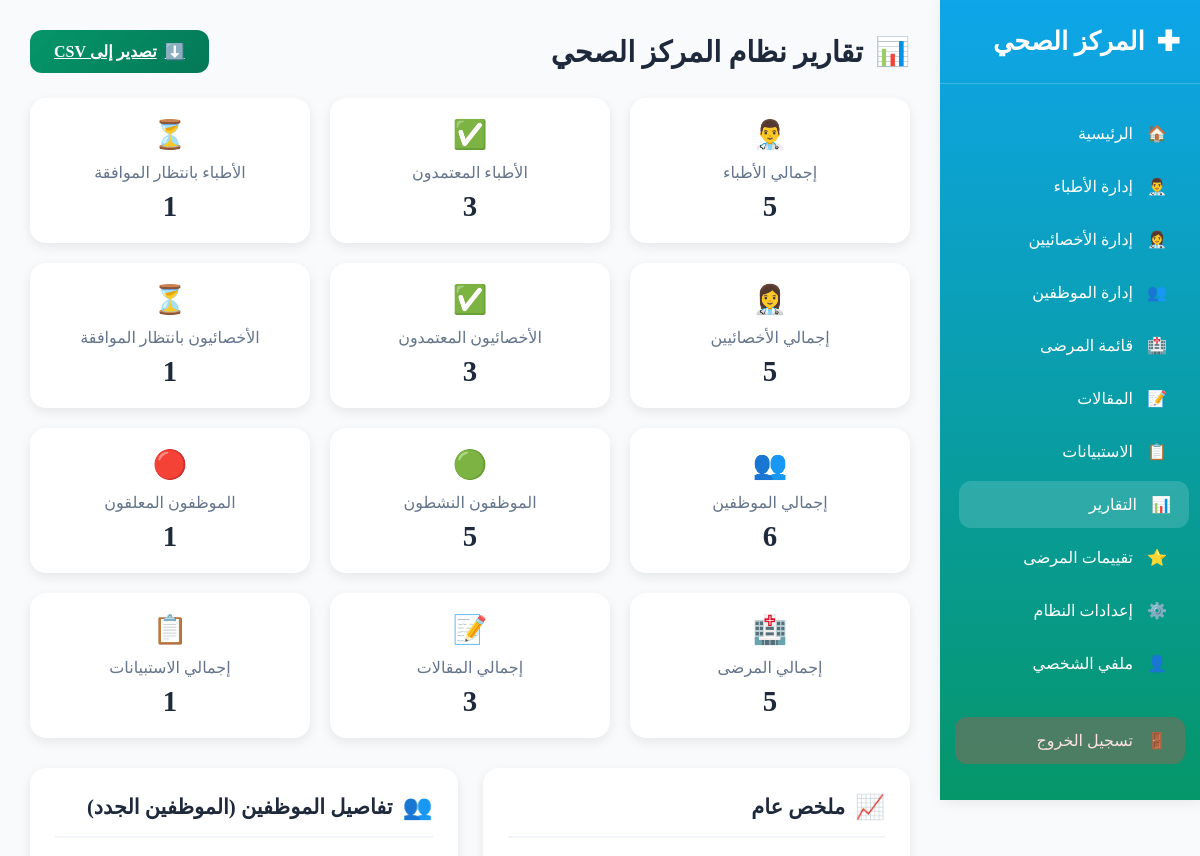
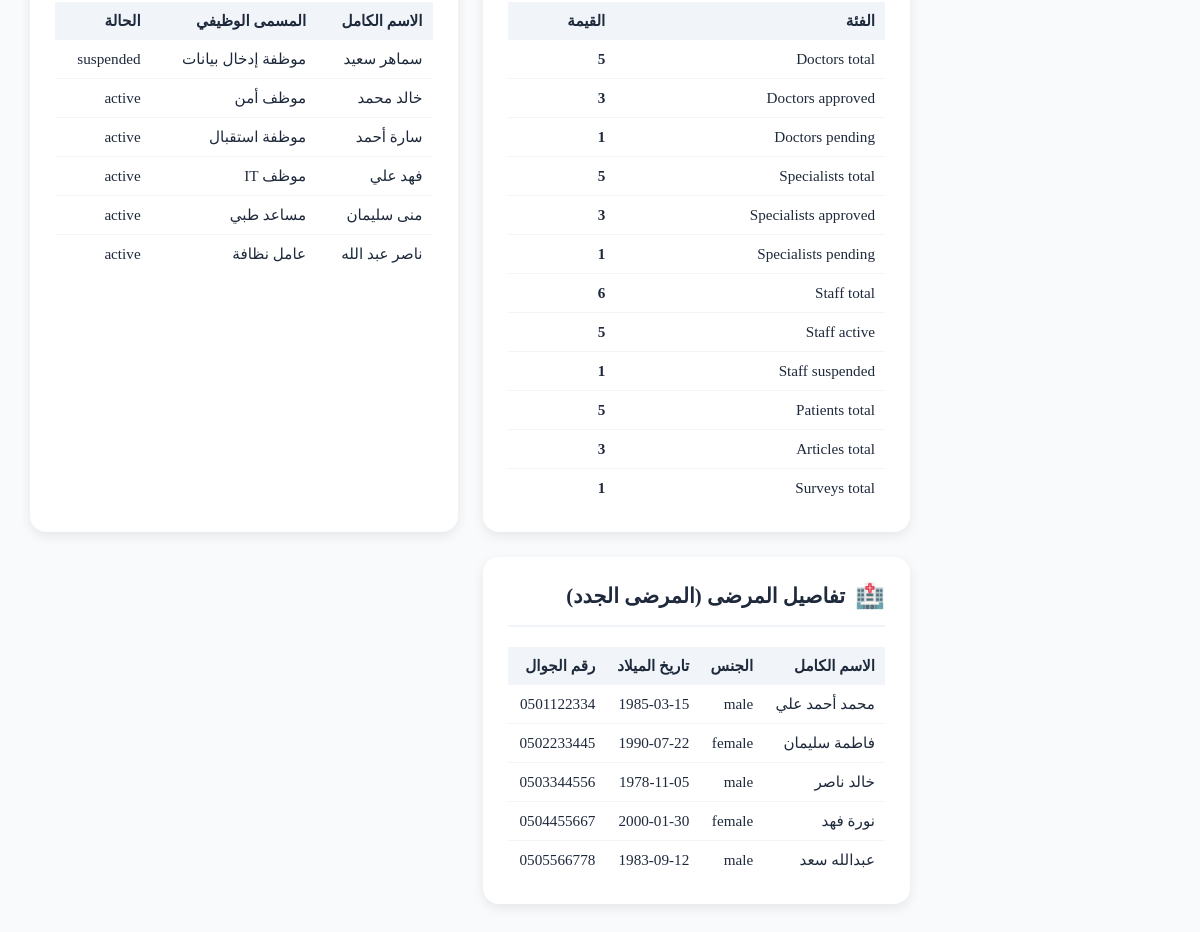
The page /admin/reports.php (signed in) on the database its author committed (2 pictures, top to bottom).
### tables this page shows
CREATE TABLE `staff` (
  `id` int NOT NULL,
  `full_name` varchar(100) NOT NULL,
  `email` varchar(100) NOT NULL,
  `phone` varchar(20) DEFAULT NULL,
  `position` varchar(100) NOT NULL,
  `status` enum('active','suspended') DEFAULT 'active',
  `created_at` timestamp NOT NULL DEFAULT CURRENT_TIMESTAMP,
  `updated_at` timestamp NOT NULL DEFAULT CURRENT_TIMESTAMP ON UPDATE CURRENT_TIMESTAMP
);

CREATE TABLE `patients` (
  `id` int NOT NULL,
  `full_name` varchar(100) NOT NULL,
  `email` varchar(100) DEFAULT NULL,
  `phone` varchar(20) DEFAULT NULL,
  `dob` date DEFAULT NULL,
  `gender` enum('male','female','other') DEFAULT NULL,
  `address` text,
  `created_at` timestamp NOT NULL DEFAULT CURRENT_TIMESTAMP
);

### admin/reports.php (the view, shortened to what this page needs)
<?php
$database = new Database();
$conn = $database->getConnection();
$stats = [
    'doctors_total' => $conn->query("SELECT COUNT(*) FROM doctors")->fetchColumn(),
    'doctors_approved' => $conn->query("SELECT COUNT(*) FROM doctors WHERE status = 'approved'")->fetchColumn(),
    'doctors_pending' => $conn->query("SELECT COUNT(*) FROM doctors WHERE status = 'pending'")->fetchColumn(),
    'specialists_total' => $conn->query("SELECT COUNT(*) FROM specialists")->fetchColumn(),
    'specialists_approved' => $conn->query("SELECT COUNT(*) FROM specialists WHERE status = 'approved'")->fetchColumn(),
    'specialists_pending' => $conn->query("SELECT COUNT(*) FROM specialists WHERE status = 'pending'")->fetchColumn(),
    'staff_total' => $conn->query("SELECT COUNT(*) FROM staff")->fetchColumn(),
    'staff_active' => $conn->query("SELECT COUNT(*) FROM staff WHERE status = 'active'")->fetchColumn(),
    'staff_suspended' => $conn->query("SELECT COUNT(*) FROM staff WHERE status = 'suspended'")->fetchColumn(),
    'patients_total' => $conn->query("SELECT COUNT(*) FROM patients")->fetchColumn(),
    'articles_total' => $conn->query("SELECT COUNT(*) FROM articles")->fetchColumn(),
    'surveys_total' => $conn->query("SELECT COUNT(*) FROM surveys")->fetchColumn()
];
?>
<!DOCTYPE html>
<html lang="ar" dir="rtl">
<head>
    <?php include 'includes/sidebar.php' ?>
</head>
<body>
    <div class="main-content">
        <div class="page-header">
            <div class="page-title
">
                <span class="icon">📊</span>
                <span>تقارير نظام المركز الصحي</span>
            </div>
            <a href="reports.php?export=csv" class="export-btn
">
                <span>⬇️</span>
                <span>تصدير إلى CSV</span>
            </a>
        </div>
        <div class="stats-grid">
            <div class="stat-card">
                <div class="stat-icon">👨‍⚕️</div>
                <div class="stat-title">إجمالي الأطباء</div>
                <div class="stat-value"><?php echo $stats['doctors_total']; ?></div>
            </div>
            <div class="stat-card">
                <div class="stat-icon">✅</div>
                <div class="stat-title">الأطباء المعتمدون</div>
                <div class="stat-value"><?php echo $stats['doctors_approved']; ?></div>
            </div>
            <div class="stat-card">
                <div class="stat-icon">⏳</div>
                <div class="stat-title">الأطباء بانتظار الموافقة</div>
                <div class="stat-value"><?php echo $stats['doctors_pending']; ?></div>
            </div>
            <div class="stat-card">
                <div class="stat-icon">👩‍⚕️</div>
                <div class="stat-title">إجمالي الأخصائيين</div>
                <div class="stat-value"><?php echo $stats['specialists_total']; ?></div>
            </div>
            <div class="stat-card">
                <div class="stat-icon">✅</div>
                <div class="stat-title">الأخصائيون المعتمدون</div>
                <div class="stat-value"><?php echo $stats['specialists_approved']; ?></div>
            </div>
            <div class="stat-card">
                <div class="stat-icon">⏳</div>
                <div class="stat-title
">الأخصائيون بانتظار الموافقة</div>
                <div class="stat-value"><?php echo $stats['specialists_pending']; ?></div>
            </div>
            <div class="stat-card">
                <div class="stat-icon">👥</div>
                <div class="stat-title">إجمالي الموظفين</div>
                <div class="stat-value"><?php echo $stats['staff_total']; ?></div>
            </div>
            <div class="stat-card">
                <div class="stat-icon">🟢</div>
                <div class="stat-title">الموظفون النشطون</div>
                <div class="stat-value"><?php echo $stats['staff_active']; ?></div>
            </div>
            <div class="stat-card">
                <div class="stat-icon">🔴</div>
                <div class="stat-title">الموظفون المعلقون</div>
                <div class="stat-value"><?php echo $stats['staff_suspended']; ?></div>
            </div>
            <div class="stat-card">
                <div class="stat-icon">🏥</div>
                <div class="stat-title">إجمالي المرضى</div>
                <div class="stat-value"><?php echo $stats['patients_total']; ?></div>
            </div>
            <div class="stat-card">
                <div class="stat-icon">📝</div>
                <div class="stat-title">إجمالي المقالات</div>
                <div class="stat-value"><?php echo $stats['articles_total']; ?></div>
            </div>
            <div class="stat-card">
                <div class="stat-icon">📋</div>
                <div class="stat-title">إجمالي الاستبيانات</div>
                <div class="stat-value"><?php echo $stats['surveys_total']; ?></div>
            </div>
        </div>
        <div class="report-sections">
            <div class="report-card">
                <div class="section-header">
                    <span class="section-icon">📈</span>
                    <span class="section-title">ملخص عام</span>
                </div>
                <table class="stats-table">
                    <tr>
                        <th>الفئة</th>
                        <th>القيمة</th>
                    </tr>
                    <?php foreach ($stats as $key => $value): ?>
                    <tr>
                        <td><?php echo str_replace('_', ' ', ucfirst($key)); ?></td>
                        <td class="stat-number"><?php echo $value; ?></td>
                    </tr>
                    <?php endforeach; ?>
                </table>
            </div>
            <div class="report-card">
                <div class="section-header">
                    <span class="section-icon">👥</span>
                    <span class="section-title">تفاصيل الموظفين (الموظفين الجدد)</span>
                </div>
                <table class="stats-table">
                    <tr>
                        <th>الاسم الكامل</th>
                        <th>المسمى الوظيفي</th>
                        <th>الحالة</th>
                    </tr>
                    <?php
                    $staff_stmt = $conn->query("SELECT full_name, position, status FROM staff ORDER BY created_at DESC LIMIT 50");
                    while ($staff = $staff_stmt->fetch(PDO::FETCH_ASSOC)): ?>
                    <tr>
                        <td><?php echo htmlspecialchars($staff['full_name']); ?></td>
                        <td><?php echo htmlspecialchars($staff['position']); ?></td>
                        <td><?php echo htmlspecialchars($staff['status']); ?></td>
                    </tr>
                    <?php endwhile; ?>
                </table>
            </div>
            <div class="report-card">
                <div class="section-header">
                    <span class="section-icon">🏥</span>
                    <span class="section-title">تفاصيل المرضى (المرضى الجدد)</span>
                </div>
                <table class="stats-table">
                    <tr>
                        <th>الاسم الكامل</th>
                        <th>الجنس</th>
                        <th>تاريخ الميلاد</th>
                        <th>رقم الجوال</th>
                    </tr>
                    <?php
                    $patients_stmt = $conn->query("SELECT full_name, gender, DATE(dob) as dob, phone FROM patients ORDER BY created_at DESC LIMIT 50");
                    while ($patient = $patients_stmt->fetch(PDO::FETCH_ASSOC)): ?>
                    <tr>
                        <td><?php echo htmlspecialchars($patient['full_name']); ?></td>
                        <td><?php echo htmlspecialchars($patient['gender']); ?></td>
                        <td><?php echo htmlspecialchars($patient['dob']); ?></td>
                        <td><?php echo htmlspecialchars($patient['phone'] ?? 'غير متوفر'); ?></td>
                    </tr>
                    <?php endwhile; ?>
                </table>
            </div>
        </div>
</body>
</html>

### admin/reports.php (style rules this page uses)
* { margin: 0; padding: 0; box-sizing: border-box; }
.main-content { margin-right: 260px; padding: 30px; }
.page-header { display: flex; justify-content: space-between; align-items: center; margin-bottom: 25px; flex-wrap: wrap; gap: 15px; }
.page-title { font-size: 1.8rem; font-weight: 700; color: var(--text-color); display: flex; align-items: center; gap: 12px; }
.page-title .icon { font-size: 28px; }
.export-btn { background: linear-gradient(135deg, #059669 0%, #047857 100%); color: white; border: none; padding: 12px 24px; border-radius: 12px; font-weight: 600; cursor: pointer; display: flex; align-items: center; gap: 8px; transition: transform 0.2s; font-size: 1rem; }
.stats-grid { display: grid; grid-template-columns: repeat(auto-fit, minmax(240px, 1fr)); gap: 20px; margin-bottom: 30px; }
.stat-card { background: var(--card-bg); border-radius: 16px; padding: 20px; box-shadow: 0 4px 12px var(--card-shadow); text-align: center; transition: transform 0.2s ease; }
.stat-icon { font-size: 28px; margin-bottom: 12px; color: #0ea5e9; }
.stat-title { font-size: 1rem; color: var(--muted-text); margin-bottom: 8px; }
.stat-value { font-size: 1.8rem; font-weight: 700; color: var(--text-color); }
.report-sections { display: grid; grid-template-columns: repeat(auto-fit, minmax(300px, 1fr)); gap: 25px; }
.report-card { background: var(--card-bg); border-radius: 16px; padding: 25px; box-shadow: 0 4px 12px var(--card-shadow); }
.section-header { display: flex; align-items: center; gap: 10px; margin-bottom: 20px; padding-bottom: 15px; border-bottom: 2px solid var(--border-color); }
.section-title { font-size: 1.3rem; font-weight: 700; color: var(--text-color); }
.section-icon { font-size: 24px; color: #0ea5e9; }
.stats-table { width: 100%; border-collapse: collapse; }
.stats-table th { text-align: right; padding: 10px; background: var(--border-color); font-weight: 600; color: var(--text-color); font-size: 0.95rem; }
.stats-table td { padding: 10px; text-align: right; border-bottom: 1px solid var(--border-color); font-size: 0.95rem; color: var(--text-color); }
.stats-table tr:last-child td { border-bottom: none; }
.stat-number { font-weight: 700; color: #0ea5e9; }

### admin/includes/theme_logic.php (style rules this page uses)
:root { --bg-color: #f8fafc; --text-color: #1e293b; --card-bg: white; --card-shadow: rgba(0,0,0,0.08); --header-bg: white; --header-shadow: rgba(0,0,0,0.08); --sidebar-bg: linear-gradient(180deg, #0ea5e9 0%, #059669 100%); --sidebar-text: white; --border-color: #f1f5f9; --muted-text: #64748b; --stat-title-color: #64748b; --toggle-bg: #e2e8f0; --toggle-thumb: white; --department-active: #dcfce7; --department-inactive: #fee2e2; --department-active-text: #166534; --department-inactive-text: #dc2626; }
body { background-color: var(--bg-color); color: var(--text-color); transition: background-color 0.3s ease, color 0.3s ease; }

### rows shown on the page
staff: full_name "سماهر سعيد", position "موظفة إدخال بيانات", status "suspended"
staff: full_name "خالد محمد", position "موظف أمن", status "active"
staff: full_name "سارة أحمد", position "موظفة استقبال", status "active"
staff: full_name "فهد علي", position "موظف IT", status "active"
staff: full_name "منى سليمان", position "مساعد طبي", status "active"
staff: full_name "ناصر عبد الله", position "عامل نظافة", status "active"
patients: full_name "محمد أحمد علي", gender "male", dob "1985-03-15", phone "0501122334"
patients: full_name "فاطمة سليمان", gender "female", dob "1990-07-22", phone "0502233445"
patients: full_name "خالد ناصر", gender "male", dob "1978-11-05", phone "0503344556"
patients: full_name "نورة فهد", gender "female", dob "2000-01-30", phone "0504455667"
patients: full_name "عبدالله سعد", gender "male", dob "1983-09-12", phone "0505566778"

### other values the page prints
$stats['doctors_total'] "5"
$stats['doctors_approved'] "3"
$stats['doctors_pending'] "1"
$stats['specialists_total'] "5"
$stats['specialists_approved'] "3"
$stats['specialists_pending'] "1"
$stats['staff_total'] "6"
$stats['staff_active'] "5"
$stats['staff_suspended'] "1"
$stats['patients_total'] "5"
$stats['articles_total'] "3"
$stats['surveys_total'] "1"
str_replace('_', ' ', ucfirst($key)) "Doctors total"
$value "5"
str_replace('_', ' ', ucfirst($key)) "Doctors approved"
